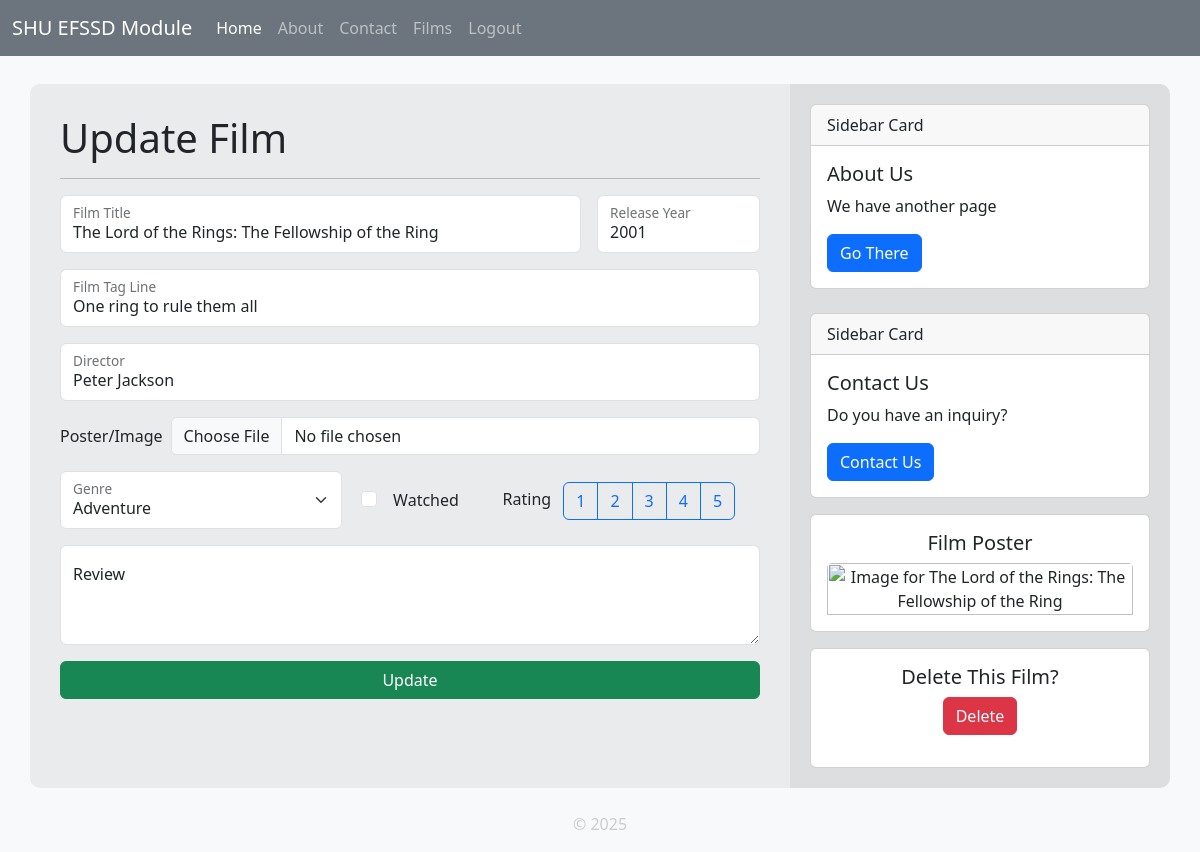
The page /update/3/ (signed in) on the database its author committed.
### tables this page shows
CREATE TABLE films (
    id INTEGER PRIMARY KEY AUTOINCREMENT,
    created TIMESTAMP DEFAULT CURRENT_TIMESTAMP,
    user INTEGER NOT NULL REFERENCES users(id),
    title TEXT NOT NULL,
    tagline TEXT,
    director TEXT,
    poster TEXT,
    release_year INTEGER,
    genre TEXT,
    watched BOOLEAN,
    rating INTEGER,
    review TEXT
);

### app.py (the view, shortened to what this page needs)
@app.route('/update/<int:id>/', methods=('GET', 'POST'))
def update(id):
    film = get_film_by_id(id)
    error = None
    if film is None:     # If film not found, add error message
        error = 'Film not found!'
        flash(category='warning', message=error)
    elif film['user'] != session.get('user_id'):    # Check user is only accessing their own films
        error = 'You do not have permission to edit this film.'
        flash(category='danger', message=error)
    if error:
        return redirect(url_for('films'))
    return render_template('update.html', title="Update Film", film=film)

### app.py (called while the page is built)
@app.context_processor
def inject_site_name():
    return dict(siteName=siteName)

@app.context_processor
def inject_csrf_token():
    return dict(csrf_token=generate_csrf())

### db/db.py (called while the page is built)
def get_db_connection():
    BASE_DIR = os.path.dirname(os.path.abspath(__file__))  # Get the directory of the current file
    DB_PATH = os.path.join(BASE_DIR, 'database.db') # Construct the full path to the database file
    conn = sqlite3.connect(DB_PATH)                 # Connect to the database
    conn.row_factory = sqlite3.Row                  # Enable dictionary-like access to rows
    return conn

def get_film_by_id(film_id):
    conn = get_db_connection()
    film = conn.execute('SELECT * FROM films WHERE id = ?', (film_id,)).fetchone()
    conn.close()
    return film

### templates/update.html (shortened to what this page needs)
{% extends "base.html" %}
{% block content %}
<h1>Update Film</h1>
<hr>
<form method="post" enctype="multipart/form-data" class="row g-3">
    <div class="col-lg-9">
        <div class="form-floating">
            <input name="title" type="text" class="form-control" id="title" placeholder="Film Title"
                value="{{ film['title'] }}">
            <label for="title">Film Title</label>
        </div>
    </div>
    <div class="col-lg-3">
        <div class="form-floating">
            <input name="release_year" type="number" class="form-control" id="release_year" placeholder="Release Year"
                min="1900" max="2100" value="{{ film['release_year'] }}">
            <label for="release_year">Release Year</label>
        </div>
    </div>
    <div class="col-12">
        <div class="form-floating">
            <input name="tagline" type="text" class="form-control" id="tagline" placeholder="Film Tag Line"
                value="{{ film['tagline'] }}">
            <label for="tagline">Film Tag Line</label>
        </div>
    </div>
    <div class="col-12">
        <div class="form-floating">
            <input name="director" type="text" class="form-control" id="director" placeholder="Director"
                value="{{ film['director'] }}">
            <label for="director">Director</label>
        </div>
    </div>
    <div class="col-12 mt-0">
        <div class="d-flex flex-sm-row align-items-center justify-content-center mt-3 gap-2">
            <label for="poster">Poster/Image</label>
            <input name="poster" type="file" accept="image/*" class="form-control" id="poster" placeholder="Film Poster"
                value="{{ film['poster'] }}">
        </div>
    </div>
    <div class="col-lg-5">
        <div class="form-floating">
            <select name="genre" class="form-select" id="genre" aria-label="Genre select">
                <option value="Adventure" {% if film['genre']=="Adventure" %}selected{% endif %}>Adventure</option>
            </select>
            <label for="genre">Genre</label>
        </div>
    </div>
    <div class="col-sm-4 col-lg-2 pb-3 text-center">
        <div class="d-flex flex-sm-row align-items-center justify-content-center mt-3 gap-2">
            <div class="form-check">
                <input name="watched" class="form-check-input" type="checkbox" id="watched" >
            </div>
            <label class="form-check-label" for="watched">Watched</label>
        </div>
    </div>
    <div class="col-sm-8 col-lg-5 text-center">
        <label for="rating" class="form-label mt-3 me-2">Rating</label>
        <div class="btn-group" role="group" aria-label="Rating">
            <label class="btn btn-outline-primary" for="rating1">1</label>
            <label class="btn btn-outline-primary" for="rating2">2</label>
            <label class="btn btn-outline-primary" for="rating3">3</label>
            <label class="btn btn-outline-primary" for="rating4">4</label>
            <label class="btn btn-outline-primary" for="rating5">5</label>
        </div>
    </div>
    <div class="col-12">
        <div class="form-floating">
            <textarea name="review" class="form-control" placeholder="Leave a review here" id="review"
                style="height:100px">{{ film['review'] }}</textarea>
            <label for="review">Review</label>
        </div>
    </div>
    <div class="col-12 text-center">
        <button type="submit" class="btn btn-success w-100">Update</button>
    </div>
</form>
{% endblock %}
{% block sidebarContent %}
<div class="card mt-3">
    <div class="card-body text-center">
        <h5 class="card-title">Film Poster</h5>
        {% if not film['poster'] %}
        <p class="text-muted">No image available</p>
        {% else %}
        <img src="{{ film['poster'] }}" class="card-img-top" alt="Image for
{{ film['title'] }}">
        {% endif %}
    </div>
</div>
<div class="card mt-3">
    <div class="card-body text-center ">
        <h5 class="card-title">Delete This Film?</h5>
        <form method="post" action="{{ url_for('delete', id=film['id']) }}">
            <button type="submit" class="btn btn-danger"
                onclick="return confirm('Are you sure you want to delete this?');">Delete</button>
        </form>
    </div>
</div>
{% endblock %}

### static/styles.css (style rules this page uses)
body { background-color: #f8f9fa; color: #212529; }

### rows shown on the page
films: title "The Lord of the Rings: The Fellowship of the Ring", release_year "2001", tagline "One ring to rule them all", director "Peter Jackson", genre "Adventure"

### other values the page prints
{{ siteName }} "SHU EFSSD Module"
